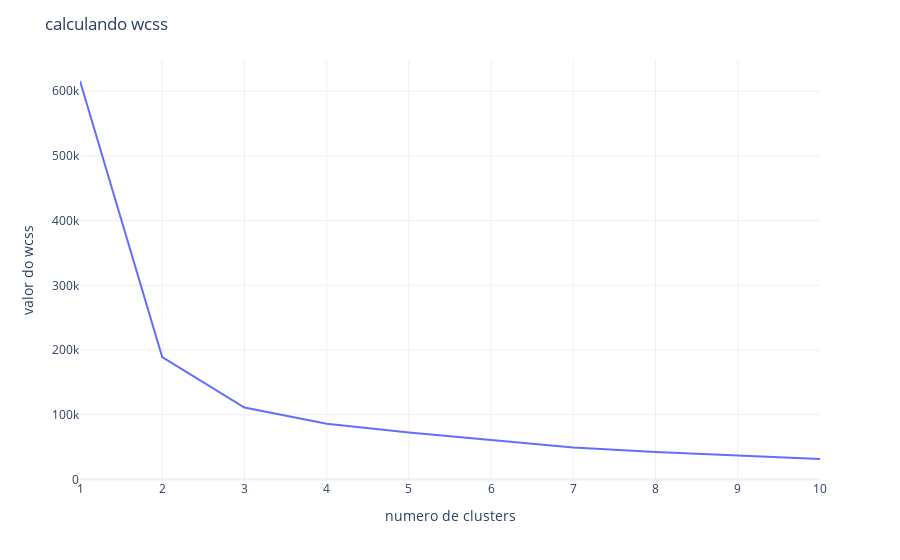

Notebook source saved alongside this figure:
### Markdown cell above
Visualizando o grafico cotovelo

### Code cell
grafico_wcss = px.line(x= range(1,11),y= wcss_clientes)
fig = (
    go
    .Figure(grafico_wcss)
    .update_layout(
        title= 'calculando wcss',
        xaxis_title= 'numero de clusters',
        yaxis_title= 'valor do wcss',
        template= 'plotly_white'

    )
)

fig.show()

### Figure 1 — Plotly figure (JSON) as saved in the notebook; plotly's stock layout.template omitted (floating-point values rounded to 4 significant figures)
{"data": [{"hovertemplate": "x=%{x}<br>y=%{y}<extra></extra>", "legendgroup": "", "line": {"color": "#636efa", "dash": "solid"}, "marker": {"symbol": "circle"}, "mode": "lines", "name": "", "orientation": "v", "showlegend": false, "type": "scatter", "x": [1, 2, 3, 4, 5, 6, 7, 8, 9, 10], "xaxis": "x", "y": [615800.0, 189200.0, 111000.0, 85990.0, 72520.0, 60540.0, 49320.0, 42300.0, 36760.0, 31550.0], "yaxis": "y"}], "layout": {"legend": {"tracegroupgap": 0}, "margin": {"t": 60}, "title": {"text": "calculando wcss"}, "xaxis": {"anchor": "y", "domain": [0, 1], "title": {"text": "numero de clusters"}}, "yaxis": {"anchor": "x", "domain": [0, 1], "title": {"text": "valor do wcss"}}}}
